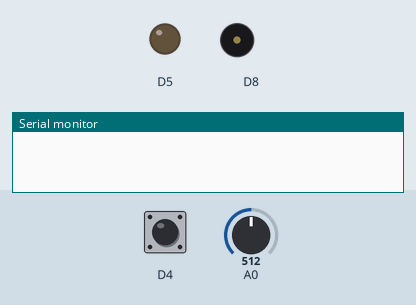
Simulated run of this sketch. Board: ESP8266 (NodeMCU). Parts: output pins drawn as LEDs (lit = HIGH), buzzer (waves = sounding), the last lines printed to the serial monitor. Dashed ring = blinking. The test bench sets the inputs (shaded band); at power-on: D4 HIGH, A0 = 512.

Above: at 1.2 s.
1.3 s: D4 pulled LOW for 0.15 s
At 2.3 s:
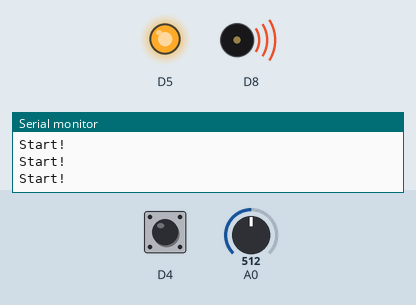
2.9 s: D4 pulled LOW for 1 s
At 3.2 s:
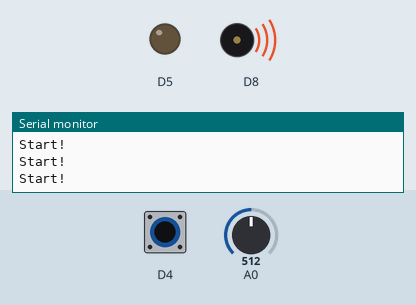
5.4 s: D4 pulsed LOW 5 times (0.12 s each, 0.3 s apart)
At 5.55 s:
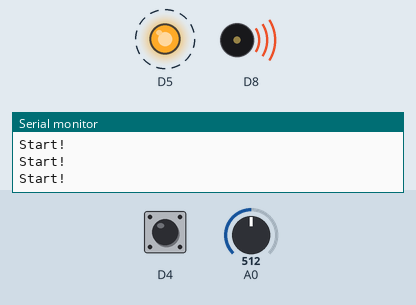
9.9 s: A0 set to 363
12.9 s: A0 set to 342
At 13.3 s:
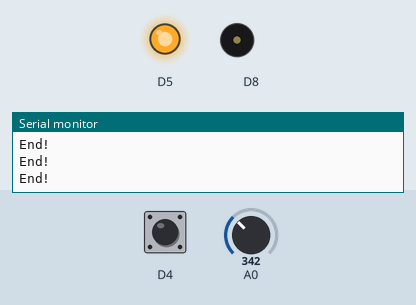
14.8 s: A0 set to 360
At 16.0 s:
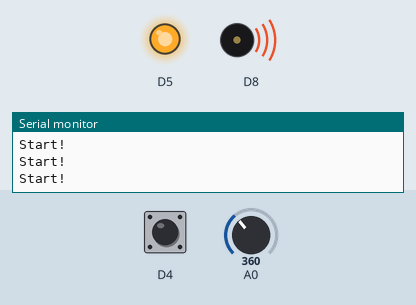
Timing chart, 0 to 17.3 s (numbered marks = the images above; inputs shaded):
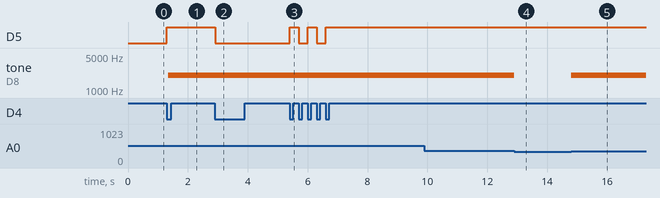

Measured:
- the behaviour switches between 351 and 350 on A0 (found by bisection; images 3 and 4)
- after the input at 1.3 s, D5: LOW → HIGH at once; tone on D8: silent → 2000 Hz after 0.05 s
- after the input at 2.9 s, D5: HIGH → LOW at once
- after the input at 5.4 s, D5: alternates HIGH for 0.30 s and LOW for 0.30 s, 5 changes in all, then stays HIGH, starting at once
- after the input at 12.9 s, tone on D8: 2000 Hz → silent at once
- after the input at 14.8 s, tone on D8: silent → 2000 Hz at once

The sketch:

Switch_Sensor_Buzzer_Control.ino
```cpp
int count = 0;
int prevSwitchState = HIGH;

void setup(){
  Serial.begin(9600);
  pinMode(D4, INPUT_PULLUP);
  pinMode(D13, OUTPUT);
}

void loop(){
  int switchState = digitalRead(D4);
  if (prevSwitchState == HIGH && switchState == LOW){
    count = 1 - count;
    if (count == 1){
      digitalWrite(D13, HIGH);
    }
    else{
      digitalWrite(D13, LOW);
    }
    delay(50);
  }
  prevSwitchState = switchState;

  if (count == 1){
    int a = analogRead(A0);
    if(a>350){

      tone(D8,2000);
      Serial.println("Start!");
    }
    else{
      noTone(D8);
      Serial.println("End!");
    }
  }
}
```
